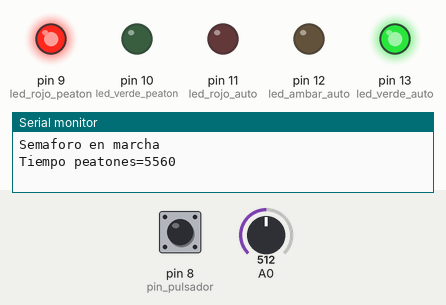
Bench run of a sketch on a simulated Arduino Uno, built with avr-gcc and run on an emulated ATmega328P. Parts: output pins drawn as LEDs (lit = HIGH), the last lines printed to the serial monitor. The inputs (shaded band) are chosen by the test bench; at power-on: pin 8 (pin_pulsador) HIGH, A0 = 512.

Above: at 0.1 s.
At 6.1 s:
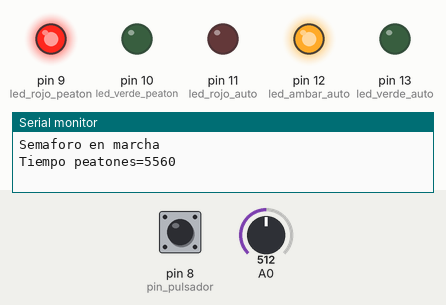
At 11.1 s:
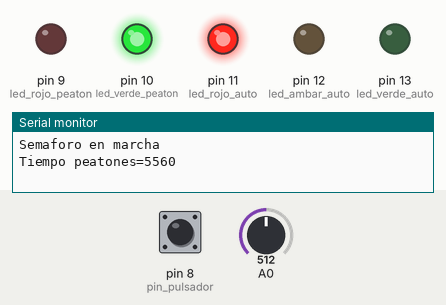
At 16.1 s:
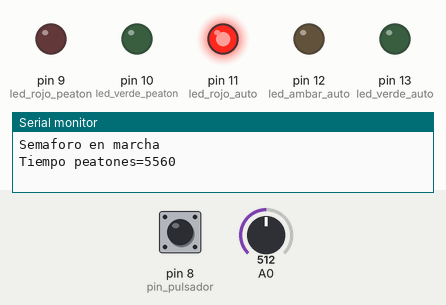
At 24.7 s:
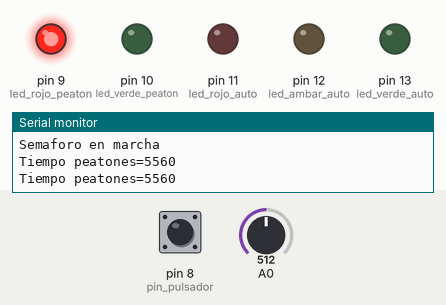
At 36.2 s:
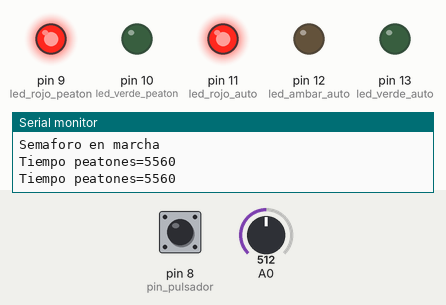
Timing chart, 0 to 39.6 s (numbered marks = the images above):
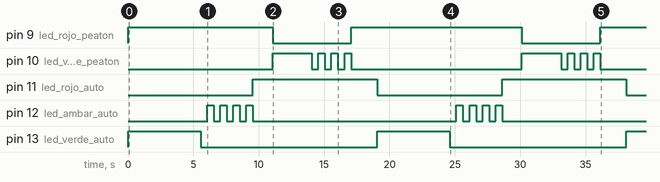

The sketch:

cmaforoo2.ino
```cpp
const int led_verde_auto = 13;
const int led_ambar_auto = 12;
const int led_rojo_auto = 11;
const int led_verde_peaton = 10;
const int led_rojo_peaton = 9;
const int pin_pulsador = 8;

// Tiempo mínimo que permanecera en verde el semaforo para automoviles
const int tiempo_minimo_verde_auto = 3000;

void semaforo_init(void) {
   // Enciende el led verde para automóviles. Apaga los demás leds
   digitalWrite(led_verde_auto, HIGH);
   digitalWrite(led_rojo_auto, LOW);
   digitalWrite(led_ambar_auto, LOW);

   // Enciende el led rojo para peatones. Apaga los demás leds
   digitalWrite(led_rojo_peaton, HIGH);
   digitalWrite(led_verde_peaton, LOW);
}

void semaforo_init_peaton(void) {
   // Enciende el led verde para automóviles. Apaga los demás leds
   digitalWrite(led_verde_auto, LOW);
   digitalWrite(led_rojo_auto, HIGH);
   digitalWrite(led_ambar_auto, LOW);

   // Enciende el led rojo para peatones. Apaga los demás leds
   digitalWrite(led_rojo_peaton, LOW);
   digitalWrite(led_verde_peaton, HIGH);
}


void semaforo_auto_rojo(void) {

   // Apaga el led verde para coches
   digitalWrite(led_verde_auto,  LOW);

   // Enciende el led para coches y parpadea 3 veces
   for(int i=4; i>0; i--) {
      delay(500);
      digitalWrite(led_ambar_auto, HIGH);
      delay(500);
      digitalWrite(led_ambar_auto, LOW);
   }

   // Enciende el led rojo para coches
   digitalWrite(led_rojo_auto, HIGH);
}

// Espera a que se presione el pulsador
void semaforo_espera_pulsador(void) {
   int presionado;
   long time;

   time = millis() + tiempo_minimo_verde_auto;
   presionado = 0;
   while(digitalRead(pin_pulsador) == LOW) {
      // Lee el estado del pulsado
         presionado = HIGH;

    // Si ha pasado el tiempo de verde para coches
      // y se ha presionado el pulsador, salir
      if ((millis() > time) && (presionado == 1))
         break;
   }
}
// Espera un tiempo que depende del potenciometro
void semaforo_delay(void) {
   int tiempo_peatones;

   // Calcula el tiempo de espera.
   // 2 segundos más el tiempo que añada el potenciómetro
   tiempo_peatones = tiempo_minimo_verde_auto+ 5 * analogRead(A0);

   // Envía por el puerto serie el tiempo de espera
   Serial.print("Tiempo peatones=");
   Serial.println(tiempo_peatones);

   // Espera
   delay(tiempo_peatones);
}

// Cambia el semáforo de peatones a rojo
void semaforo_peatones_rojo(void) {


 digitalWrite(led_verde_peaton, HIGH);
 delay(tiempo_minimo_verde_auto);
   // Parpadea el led verde 3 veces
   for(int i=3; i>0; i--) {
      digitalWrite(led_verde_peaton, LOW);
      delay(500);
      digitalWrite(led_verde_peaton, HIGH);
      delay(500);
   }

   // Enciende el led rojo para peatones y apaga el verde
   digitalWrite(led_verde_peaton, LOW);
   digitalWrite(led_rojo_peaton, HIGH);
}

void setup() {
   pinMode(led_verde_auto, OUTPUT);
   pinMode(led_ambar_auto, OUTPUT);
   pinMode(led_rojo_auto, OUTPUT);
   pinMode(led_verde_peaton, OUTPUT);
   pinMode(led_rojo_peaton, OUTPUT);
   pinMode(pin_pulsador, INPUT_PULLUP);

   Serial.begin(9600);
   Serial.println("Semaforo en marcha");
}

void loop() {

   // Inicializa semáforo. Verde para automóviles
   semaforo_init();

   // Espera un tiempo que depende del potenciómetro
   semaforo_delay();

   // Espera a que se presione el pulsador
   semaforo_espera_pulsador();

   // Cambia el semáforo de automóviles a rojo
   semaforo_auto_rojo();

   // Espera antes de permitir paso a peatones
   delay(1500);

   //cambia el semaforo de peatones verde
   semaforo_init_peaton();

   // Enciende el led verde para peatones
   digitalWrite(led_rojo_peaton, LOW);
   digitalWrite(led_verde_peaton, HIGH);


   // Cambia el semáforo de peatones a rojo
   semaforo_peatones_rojo();

   // Espera antes de permitir el paso a los automóviles
   delay(2000);

}
```

Measured:
- by itself, pin 9 (led_rojo_peaton): goes HIGH 11.1 s, LOW 6.0 s, HIGH 13.1 s, LOW 6.0 s, then HIGH
- by itself, pin 10 (led_verde_peaton): goes HIGH 3.0 s, 3 × (LOW 0.50 s, HIGH 0.50 s), LOW 13.1 s, HIGH 3.0 s, 3 × (LOW 0.50 s, HIGH 0.50 s), then LOW
- by itself, pin 11 (led_rojo_auto): alternates HIGH for 9.5 s and LOW for 9.6 s
- by itself, pin 12 (led_ambar_auto): goes 3 × (HIGH 0.50 s, LOW 0.50 s), HIGH 0.50 s, LOW 15.6 s, 3 × (HIGH 0.50 s, LOW 0.50 s), HIGH 0.50 s, then LOW
- by itself, pin 13 (led_verde_auto): alternates HIGH for 5.6 s and LOW for 13.5 s
